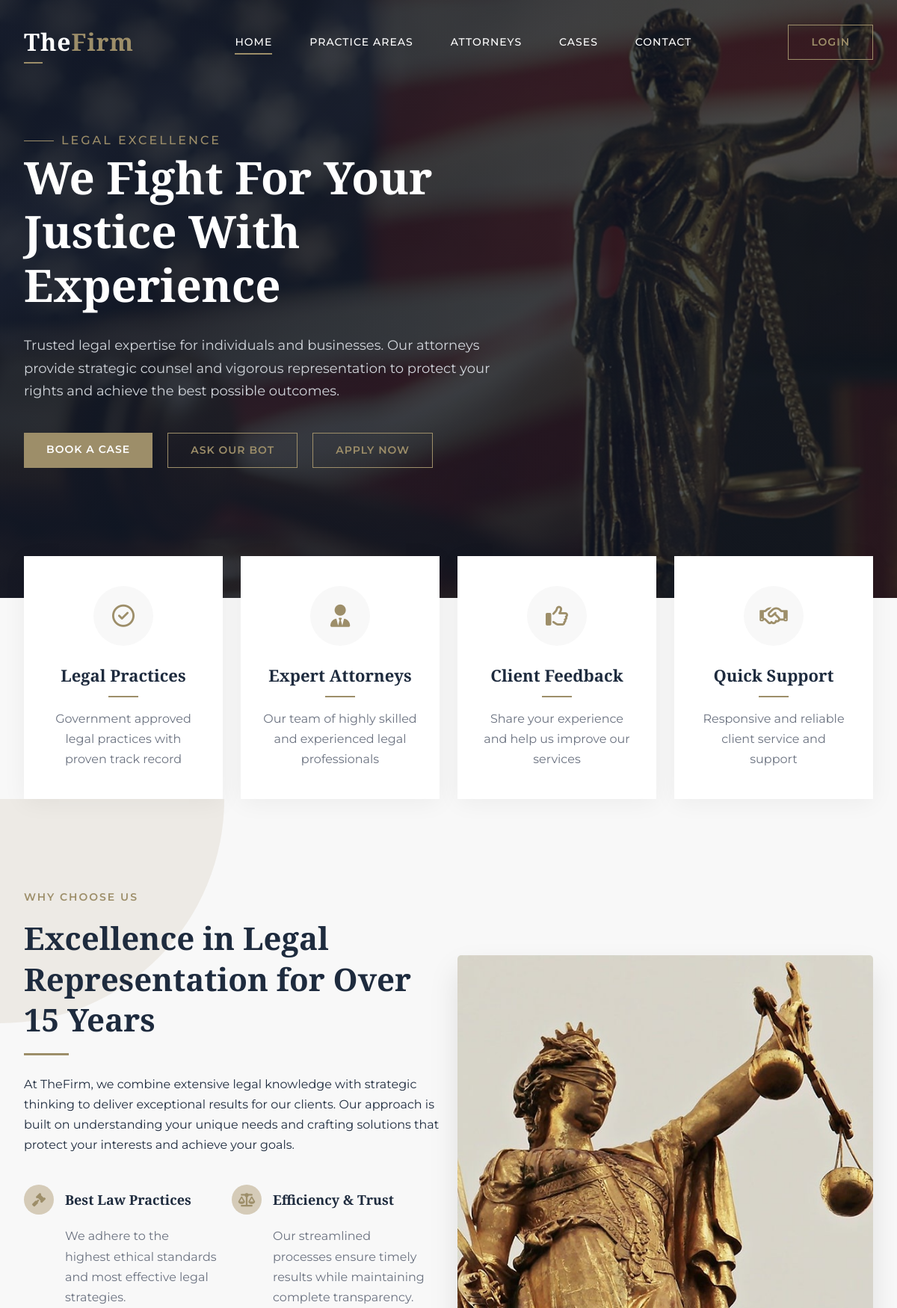
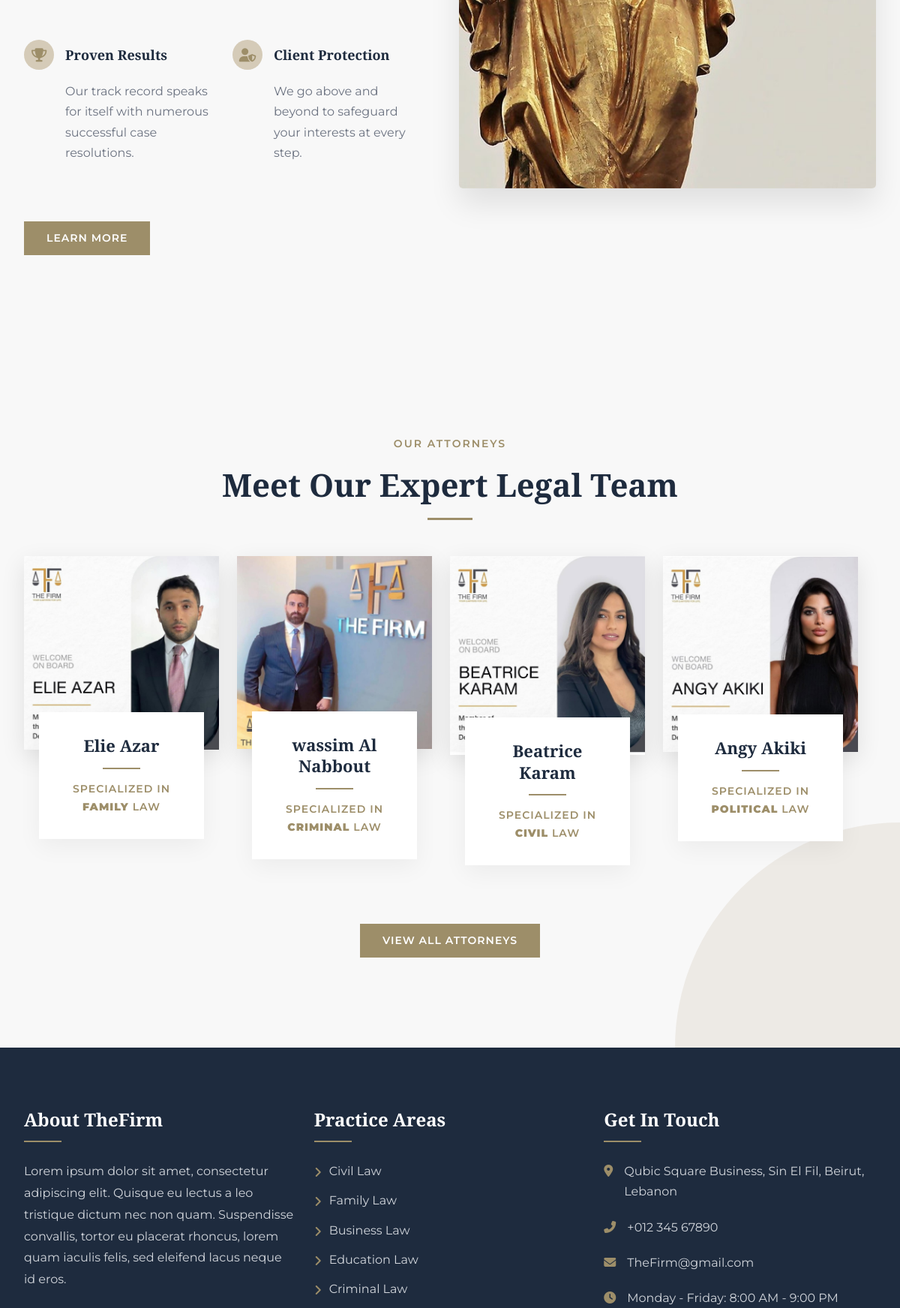
The page / (upper part) on the database its author committed (2 pictures, top to bottom).
### tables this page shows
CREATE TABLE `attorneys` (
  `userid` int(50) NOT NULL,
  `description` varchar(255) NOT NULL,
  `specialized` varchar(255) NOT NULL
);

CREATE TABLE `user` (
  `id` int(50) NOT NULL,
  `fname` varchar(255) NOT NULL,
  `lname` varchar(255) NOT NULL,
  `email` varchar(255) NOT NULL,
  `password` varchar(255) NOT NULL,
  `address` varchar(255) NOT NULL,
  `phonenum` int(9) NOT NULL,
  `image` varchar(255) NOT NULL,
  `role` int(1) NOT NULL,
  `status` enum('Unverified','Unrestricted','Restricted','') NOT NULL DEFAULT 'Unverified'
);

### index.php (the view, shortened to what this page needs)
<?php
include 'header.php';
?>
<!DOCTYPE html>
<html lang="en">
<head>
    <link href="https://cdnjs.cloudflare.com/ajax/libs/font-awesome/6.4.0/css/all.min.css" rel="stylesheet">
    <link href="https://cdn.jsdelivr.net/npm/bootstrap@5.3.0-alpha3/dist/css/bootstrap.min.css" rel="stylesheet">
    <link href="lib/animate/animate.min.css" rel="stylesheet">
    <link href="lib/owlcarousel/assets/owl.carousel.min.css" rel="stylesheet">
    <link href="css/indexstyle.css" rel="stylesheet">
</head>
<body>
    <section class="hero">
        <div class="hero-slider">
            <div class="hero-slide" style="background-image: url('img/carousel-1.jpg');"></div>
        </div>
        <div class="container">
            <div class="row">
                <div class="col-lg-7">
                    <div class="hero-content">
                        <span class="hero-subtitle">Legal Excellence</span>
                        <h1 class="hero-title">We Fight For Your Justice With Experience</h1>
                        <p class="hero-text">Trusted legal expertise for individuals and businesses. Our attorneys provide strategic counsel and vigorous representation to protect your rights and achieve the best possible outcomes.</p>
                        <div class="hero-buttons">
                            <a href="cases.php" class="btn btn-primary">Book A Case</a>
                            <a href="chatbot.php" class="btn btn-outline">Ask Our Bot</a>
                            <a href="apply.php" class="btn btn-outline">Apply Now</a>
                        </div>
                    </div>
                </div>
            </div>
        </div>
        <div class="hero-pagination">
        </div>
    </section>
    <section class="features">
        <div class="container">
            <div class="row g-4">
                <div class="col-lg-3 col-md-6">
                    <a href="practice.php" class="d-block h-100">
                        <div class="feature-card">
                            <div class="feature-icon">
                                <i class="far fa-check-circle"></i>
                            </div>
                            <h3 class="feature-title">Legal Practices</h3>
                            <p class="feature-text">Government approved legal practices with proven track record</p>
                        </div>
                    </a>
                </div>
                <div class="col-lg-3 col-md-6">
                    <a href="attorneys.php" class="d-block h-100">
                        <div class="feature-card">
                            <div class="feature-icon">
                                <i class="fa fa-user-tie"></i>
                            </div>
                            <h3 class="feature-title">Expert Attorneys</h3>
                            <p class="feature-text">Our team of highly skilled and experienced legal professionals</p>
                        </div>
                    </a>
                </div>
                <div class="col-lg-3 col-md-6">
                    <a href="feedback.php" class="d-block h-100">
                        <div class="feature-card">
                            <div class="feature-icon">
                                <i class="far fa-thumbs-up"></i>
                            </div>
                            <h3 class="feature-title">Client Feedback</h3>
                            <p class="feature-text">Share your experience and help us improve our services</p>
                        </div>
                    </a>
                </div>
                <div class="col-lg-3 col-md-6">
                    <a href="contact.php" class="d-block h-100">
                        <div class="feature-card">
                            <div class="feature-icon">
                                <i class="far fa-handshake"></i>
                            </div>
                            <h3 class="feature-title">Quick Support</h3>
                            <p class="feature-text">Responsive and reliable client service and support</p>
                        </div>
                    </a>
                </div>
            </div>
        </div>
    </section>
    <section class="about">
        <div class="container">
            <div class="row align-items-center">
                <div class="col-lg-6 mb-5 mb-lg-0">
                    <span class="section-subtitle">Why Choose Us</span>
                    <h2 class="section-title">Excellence in Legal Representation for Over 15 Years</h2>
                    <p class="about-text">At TheFirm, we combine extensive legal knowledge with strategic thinking to deliver exceptional results for our clients. Our approach is built on understanding your unique needs and crafting solutions that protect your interests and achieve your goals.</p>
                    <div class="about-features">
                        <div class="about-feature">
                            <div class="about-feature-title">
                                <div class="about-feature-icon">
                                    <i class="fas fa-gavel"></i>
                                </div>
                                <h4 class="about-feature-text">Best Law Practices</h4>
                            </div>
                            <p class="about-feature-desc">We adhere to the highest ethical standards and most effective legal strategies.</p>
                        </div>
                        <div class="about-feature">
                            <div class="about-feature-title">
                                <div class="about-feature-icon">
                                    <i class="fa fa-balance-scale"></i>
                                </div>
                                <h4 class="about-feature-text">Efficiency & Trust</h4>
                            </div>
                            <p class="about-feature-desc">Our streamlined processes ensure timely results while maintaining complete transparency.</p>
                        </div>
                        <div class="about-feature">
                            <div class="about-feature-title">
                                <div class="about-feature-icon">
                                    <i class="fas fa-trophy"></i>
                                </div>
                                <h4 class="about-feature-text">Proven Results</h4>
                            </div>
                            <p class="about-feature-desc">Our track record speaks for itself with numerous successful case resolutions.</p>
                        </div>
                        <div class="about-feature">
                            <div class="about-feature-title">
                                <div class="about-feature-icon">
                                    <i class="fas fa-user-shield"></i>
                                </div>
                                <h4 class="about-feature-text">Client Protection</h4>
                            </div>
                            <p class="about-feature-desc">We go above and beyond to safeguard your interests at every step.</p>
                        </div>
                    </div>
                    <a href="practice.php" class="btn btn-primary mt-4">Learn More</a>
                </div>
                <div class="col-lg-6">
                    <div class="about-image">
                        <img src="img/faqs.jpg" alt="Why Choose Us" class="img-fluid">
                    </div>
                </div>
            </div>
        </div>
     </section>
     <section class="team">
        <div class="container">
            <div class="text-center mb-5">
                <span class="section-subtitle">Our Attorneys</span>
                <h2 class="section-title text-center">Meet Our Expert Legal Team</h2>
            </div>
            <?php
            $res11 = $conn->query("
    SELECT a.*, u.fname, u.lname, u.image
    FROM attorneys a
    JOIN user u ON a.userid = u.id
    WHERE u.role = 2
    ORDER BY a.userid ASC
    LIMIT 4
");
            ?>
            <div class="row">
                <div class="row">
                    <?php while ($row11 = $res11->fetch_assoc()): ?>
    <div class="col-lg-3 col-md-6">
        <div class="team-card">
            <div class="team-image">
                <img src="<?= $row11['image']; ?>" alt="<?= $row11['fname']; ?>">
            </div>
            <div class="team-info">
                <h3 class="team-name"><?= $row11['fname'] . " " . $row11['lname']; ?></h3>
                <div class="team-separator"></div>
                <p class="team-position">Specialized In <b><?= $row11['specialized']; ?></b> Law</p>
            </div>
        </div>
    </div>
<?php endwhile; ?>
                </div>
                <div class="text-center mt-5">
                    <a href="attorneys.php" class="btn btn-primary">View All Attorneys</a>
                </div>
            </div>
    </section>
    <footer class="footer">
        <div class="footer-top">
            <div class="container">
                <div class="row">
                    <div class="col-lg-4 col-md-6">
                        <div class="footer-about">
                            <h3>About TheFirm</h3>
                            <p>Lorem ipsum dolor sit amet, consectetur adipiscing elit. Quisque eu lectus a leo tristique dictum nec non quam. Suspendisse convallis, tortor eu placerat rhoncus, lorem quam iaculis felis, sed eleifend lacus neque id eros.</p>
                        </div>
                    </div>
                    <div class="col-lg-4 col-md-6">
                        <div class="footer-links">
                            <h3>Practice Areas</h3>
                            <ul>
                                <li><a href="cases.php">Civil Law</a></li>
                                <li><a href="cases.php">Family Law</a></li>
                                <li><a href="cases.php">Business Law</a></li>
                                <li><a href="cases.php">Education Law</a></li>
                                <li><a href="cases.php">Criminal Law</a></li>
                            </ul>
                        </div>
                    </div>
                    <div class="col-lg-4 col-md-6">
                        <div class="footer-contact">
                            <h3>Get In Touch</h3>
                            <p><i class="fa fa-map-marker-alt"></i> Qubic Square Business, Sin El Fil, Beirut, Lebanon</p>
                            <p><i class="fa fa-phone-alt"></i> +012 345 67890</p>
                            <p><i class="fa fa-envelope"></i> TheFirm@gmail.com</p>
                            <p><i class="fa fa-clock"></i> Monday - Friday: 8:00 AM - 9:00 PM</p>
                        </div>
                    </div>
                </div>
            </div>
        </div>
    </footer>
</body>
</html>

### rows shown on the page
attorneys: userid.image (picture), userid.fname "Elie", userid.lname "Azar", specialized "FAMILY"
attorneys: userid.image (picture), userid.fname "wassim", userid.lname "Al Nabbout", specialized "CRIMINAL"
attorneys: userid.image (picture), userid.fname "Beatrice", userid.lname "Karam", specialized "CIVIL"
attorneys: userid.image (picture), userid.fname "Angy", userid.lname "Akiki", specialized "POLITICAL"
